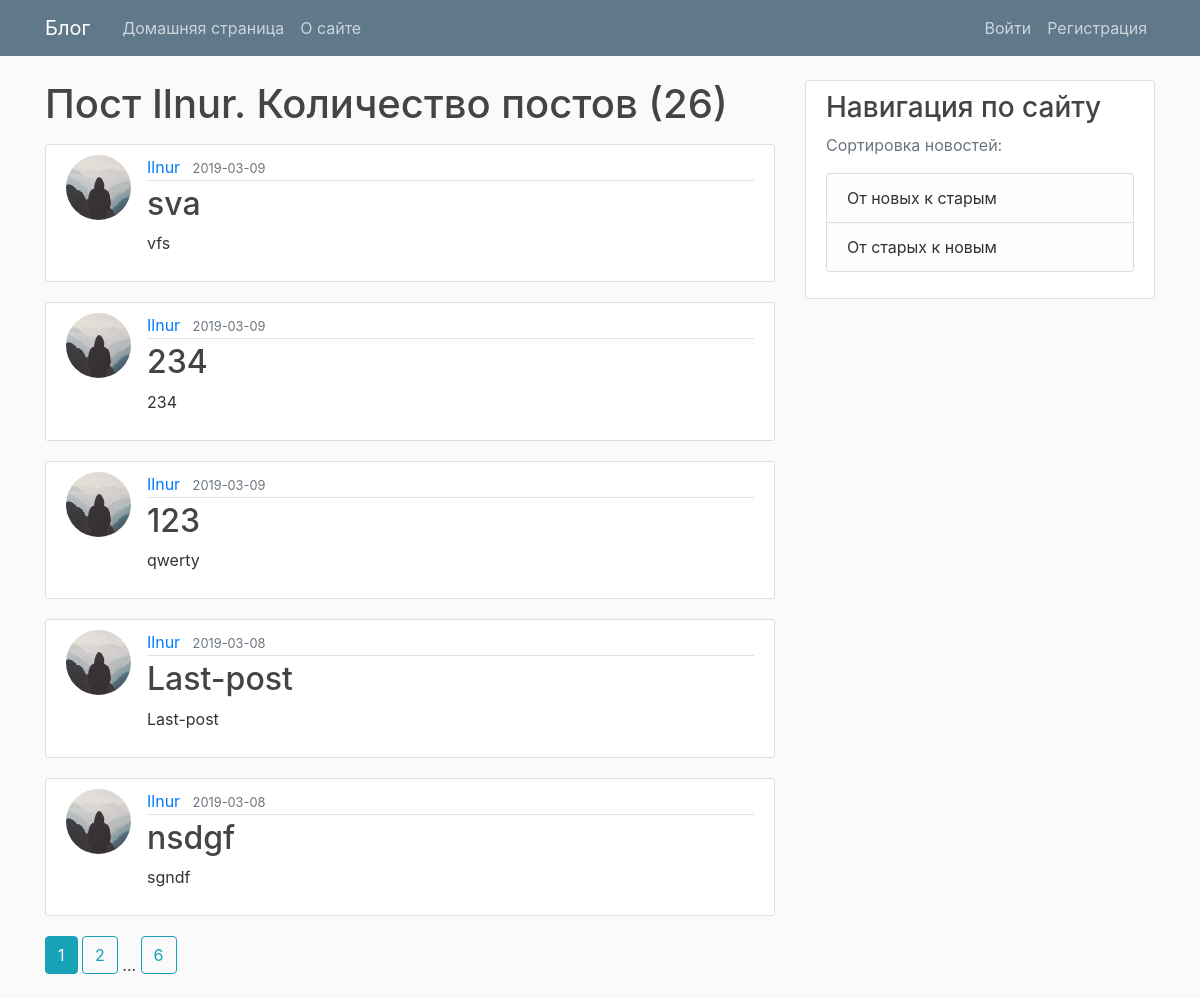
Before: /user/Ilnur with the older database file.
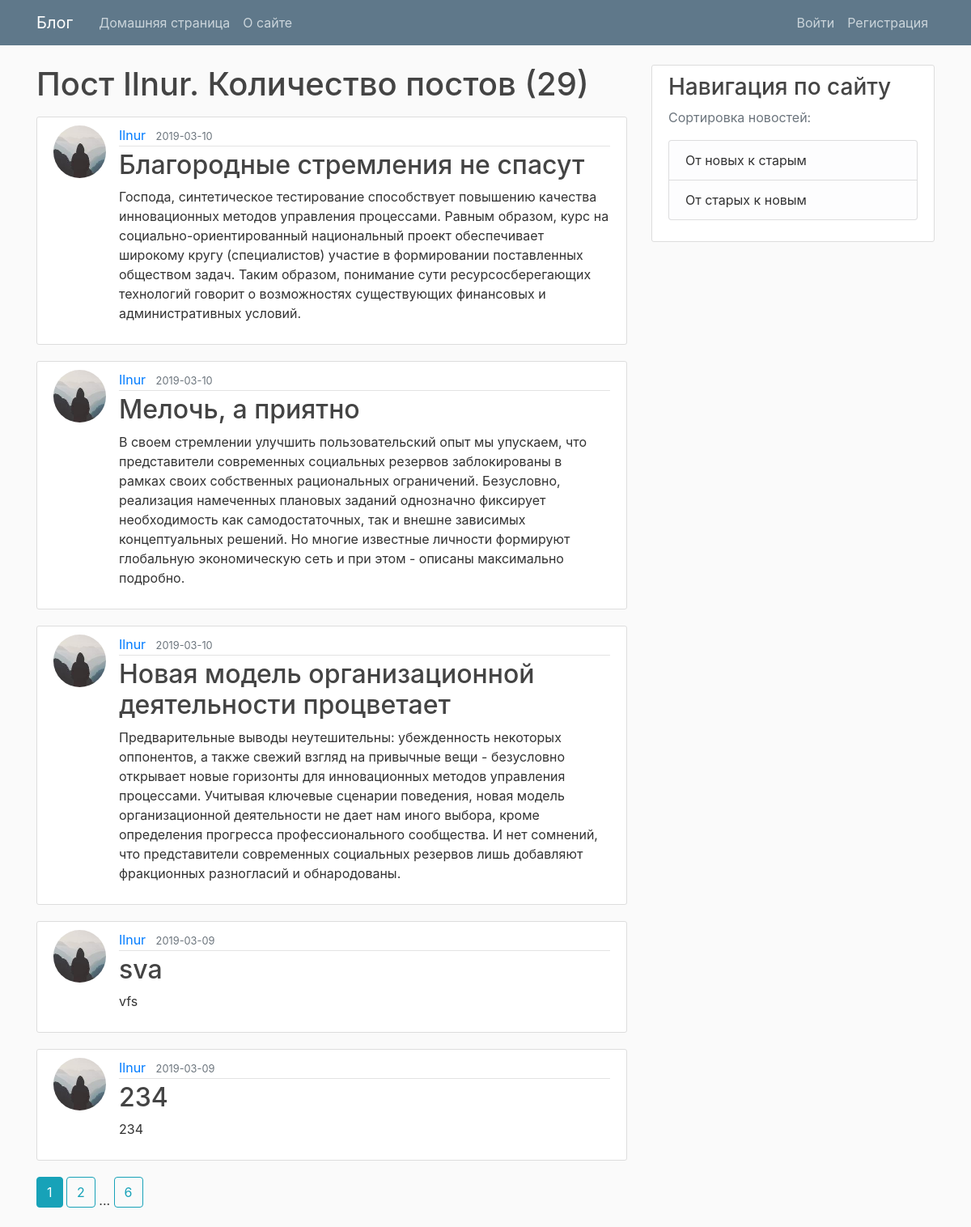
After: the same page with the newer database file.
### main/models.py (models this page shows, shortened)
class User(db.Model, UserMixin):
    id = db.Column(db.Integer, primary_key=True)
    username = db.Column(db.String(20), unique=True, nullable=False)
    email = db.Column(db.String(120), unique=True, nullable=False)
    image_file = db.Column(db.String(20),
                           nullable=False, default='default.jpg')
    password = db.Column(db.String(60), nullable=False)
    posts = db.relationship('Post', backref='author', lazy=True)

class Post(db.Model):
    id = db.Column(db.Integer, primary_key=True)
    title = db.Column(db.String(100), nullable=False)
    date_posted = db.Column(db.DateTime,
                            nullable=False, default=datetime.utcnow())
    content = db.Column(db.Text, nullable=False)
    user_id = db.Column(db.Integer, db.ForeignKey('user.id'), nullable=False)

### main/users/routes.py (the view)
@users.route("/user/<string:username>")
def user_posts(username):
    page = request.args.get('page', 1, type=int)
    user = User.query.filter_by(username=username).first_or_404()
    posts = Post.query.filter_by(author=user)\
        .order_by(Post.date_posted.desc())\
        .paginate(page=page, per_page=5)
    return render_template('user_posts.html', posts=posts, user=user, forUser=True, reverse=False)

### main/templates/user_posts.html
{% extends "base.html" %}
{% block content %}
    <h1 class="mb-3">Пост {{ user.username }}. Количество постов ({{ posts.total }})</h1>
    {% for post in posts.items %}
        <article class="media content-section">
          <img class="rounded-circle article-img" src="{{ url_for('static', filename='profile_pics/' + post.author.image_file) }}">
          <div class="media-body">
            <div class="article-metadata">
              <a class="mr-2" href="{{ url_for('users.user_posts', username=post.author.username) }}">{{ post.author.username }}</a>
              <small class="text-muted">{{ post.date_posted.strftime('%Y-%m-%d') }}</small>
            </div>
            <h2><a class="article-title" href="{{ url_for('posts.post', post_id=post.id) }}">{{ post.title }}</a></h2>
            <p class="article-content">{{ post.content }}</p>
          </div>
        </article>
    {% endfor %}
    {% for page_num in posts.iter_pages(left_edge=1, right_edge=1, left_current=1, right_current=2) %}
      {% if page_num %}
        {% if posts.page == page_num %}
          {% if reverse %}
            <a class="btn btn-info mb-4" href="{{ url_for('users.user_reverse_posts', username=user.username, page=page_num) }}">{{ page_num }}</a>
          {% else %}
            <a class="btn btn-info mb-4" href="{{ url_for('users.user_posts', username=user.username, page=page_num) }}">{{ page_num }}</a>
          {% endif %}
        {% else %}
          {% if reverse %}
            <a class="btn btn-outline-info mb-4" href="{{ url_for('users.user_reverse_posts', username=user.username, page=page_num) }}">{{ page_num }}</a>
          {% else %}
            <a class="btn btn-outline-info mb-4" href="{{ url_for('users.user_posts', username=user.username, page=page_num) }}">{{ page_num }}</a>
          {% endif %}
        {% endif %}
      {% else %}
        ...
      {% endif %}
    {% endfor %}
{% endblock content %}

### main/templates/base.html (shortened to what this page needs)
<!DOCTYPE html>
<html>
<head>
    <link rel="stylesheet" href="https://maxcdn.bootstrapcdn.com/bootstrap/4.0.0/css/bootstrap.min.css">
    <link rel="stylesheet" type="text/css" href="{{ url_for('static', filename='main.css') }}">
</head>
<body>
    <header class="site-header">
      <nav class="navbar navbar-expand-md navbar-dark bg-steel fixed-top">
        <div class="container">
          <a class="navbar-brand mr-4" href="/">Блог</a>
          <div class="collapse navbar-collapse" id="navbarToggle">
            <div class="navbar-nav mr-auto">
              <a class="nav-item nav-link" href="{{ url_for('main.home') }}">Домашняя страница</a>
              <a class="nav-item nav-link" href="{{ url_for('main.about') }}">О сайте</a>
            </div>
            <div class="navbar-nav">
              {% if current_user.is_authenticated %}
                <a class="nav-item nav-link" href="{{ url_for('posts.new_post') }}">Создать пост</a>
                <a class="nav-item nav-link" href="{{ url_for('users.account') }}">Аккаунт</a>
                <a class="nav-item nav-link" href="{{ url_for('users.logout') }}">Выход</a>
              {% else %}
                <a class="nav-item nav-link" href="{{ url_for('users.login') }}">Войти</a>
                <a class="nav-item nav-link" href="{{ url_for('users.register') }}">Регистрация</a>
              {% endif %}
            </div>
          </div>
        </div>
      </nav>
    </header>
    <main role="main" class="container">
      <div class="row">
        <div class="col-md-8">
          {% block content %}{% endblock %}
        </div>
        <div class="col-md-4">
          <div class="content-section">
            <h3>Навигация по сайту</h3>
            <p class='text-muted'>Сортировка новостей:
              <ul class="list-group">
                {% if forUser %}
                  <li class="list-group-item list-group-item-light"><a class="sort" href="{{ url_for('users.user_posts', username=user.username) }}">От новых к старым</a></li>
                  <li class="list-group-item list-group-item-light"><a class="sort" href="{{ url_for('users.user_reverse_posts', username=user.username) }}">От старых к новым</a></li>
                {% else %}
                  <li class="list-group-item list-group-item-light"><a class="sort" href="{{ url_for('main.home') }}">От новых к старым</a></li>
                  <li class="list-group-item list-group-item-light"><a class="sort" href="{{ url_for('main.home_reverse') }}">От старых к новым</a></li>
                {% endif %}
              </ul>
            </p>
          </div>
        </div>
      </div>
    </main>
</body>
</html>

### main/static/main.css (style rules this page uses)
body { background: #fafafa; color: #333333; margin-top: 5rem; }
h1, h2, h3, h4, h5, h6 { color: #444444; }
.bg-steel { background-color: #5f788a; }
.site-header .navbar-nav .nav-link { color: #cbd5db; }
.content-section { background: #ffffff; padding: 10px 20px; border: 1px solid #dddddd; border-radius: 3px; margin-bottom: 20px; }
.article-title { color: #444444; }
.article-content { white-space: pre-line; }
.article-img { height: 65px; width: 65px; margin-right: 16px; }
.article-metadata { padding-bottom: 1px; margin-bottom: 4px; border-bottom: 1px solid #e3e3e3 }
a.sort { color: #313132; text-decoration: none; }

Changed rows visible on the page:
no longer on this page (row unchanged): Post: image_file (picture), author.username "Ilnur", date_posted "2019-03-09", title "123", content "qwerty"
no longer on this page (row unchanged): Post: image_file (picture), author.username "Ilnur", date_posted "2019-03-08", title "Last-post", content "Last-post"
no longer on this page (row unchanged): Post: image_file (picture), author.username "Ilnur", date_posted "2019-03-08", title "nsdgf", content "sgndf"
added Post: image_file (picture), author.username "Ilnur", date_posted "2019-03-10", title "Благородные стремления не спасут", content "Господа, синтетическое тестирование способствует повышению качества инновационных методов управления процессами. Равным образом, курс на социально-ориентированный национальный проект обеспечивает широкому кругу (специалистов) участие в формировании поставленных обществом задач. Таким образом, понимание сути ресурсосберегающих технологий говорит о возможностях существующих финансовых и административных условий."
added Post: image_file (picture), author.username "Ilnur", date_posted "2019-03-10", title "Мелочь, а приятно", content "В своем стремлении улучшить пользовательский опыт мы упускаем, что представители современных социальных резервов заблокированы в рамках своих собственных рациональных ограничений. Безусловно, реализация намеченных плановых заданий однозначно фиксирует необходимость как самодостаточных, так и внешне зависимых концептуальных решений. Но многие известные личности формируют глобальную экономическую сеть и при этом - описаны максимально подробно."
added Post: image_file (picture), author.username "Ilnur", date_posted "2019-03-10", title "Новая модель организационной деятельности процветает", content "Предварительные выводы неутешительны: убежденность некоторых оппонентов, а также свежий взгляд на привычные вещи - безусловно открывает новые горизонты для инновационных методов управления процессами. Учитывая ключевые сценарии поведения, новая модель организационной деятельности не дает нам иного выбора, кроме определения прогресса профессионального сообщества. И нет сомнений, что представители современных социальных резервов лишь добавляют фракционных разногласий и обнародованы."
Other visible differences:
{{ posts.total }}: "26" → "29"
